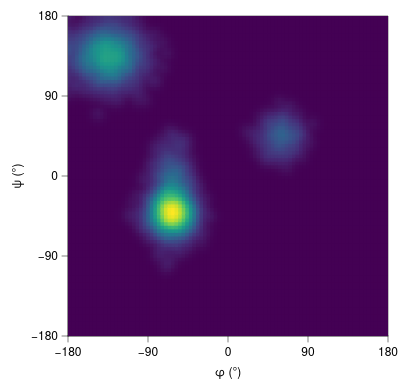

Specify this chart in Vega-Lite:
### Vega-Lite specification from a JSON file in a GitHub repository (floating-point values rounded to 4 significant figures; data arrays with more than 128 entries replaced by an {"elided": "..."} marker saying what was removed)
{"background": null, "config": {"arc": {"fill": "#DBDBDB", "fillOpacity": 1.0, "innerRadius": 40.0, "padAngle": 0.03, "stroke": "black", "strokeOpacity": 1, "strokeWidth": 0.25}, "area": {"fill": "#DBDBDB", "fillOpacity": 1.0, "stroke": "black", "strokeOpacity": 1, "strokeWidth": 0.25}, "axis": {"domain": true, "domainCap": "round", "domainColor": "black", "domainWidth": 0.25, "grid": false, "gridCap": "round", "gridColor": "#F1F1F1", "gridDash": [0, 0], "gridOpacity": 1.0, "gridWidth": 0.25, "labelColor": "black", "labelFont": "Helvetica Neue, HelveticaNeue, Helvetica, Arial, sans-serif", "labelFontSize": 6, "labelFontStyle": "normal", "labelFontWeight": 400, "offset": 0, "ticks": true, "tickCap": "round", "tickColor": "black", "tickRound": false, "tickSize": 3, "tickWidth": 0.25, "titleColor": "black", "titleFont": "Helvetica Neue, HelveticaNeue, Helvetica, Arial, sans-serif", "titleFontSize": 6, "titleFontStyle": "normal", "titleFontWeight": 400}, "axisX": {"domain": true, "labelAlign": "center", "labelAngle": 0, "labels": true, "ticks": true, "translate": 0}, "axisY": {"domain": true, "labelAlign": "right", "labelAngle": 0, "labels": true, "ticks": true, "translate": 0}, "axisRight": {"domain": true, "labelAlign": "left", "labelAngle": 0, "labels": true, "ticks": true, "translate": 0}, "axisTop": {"domain": true, "labelAlign": "center", "labelAngle": 0, "labels": true, "ticks": true, "translate": 0}, "axisBand": {"tickOffset": 0}, "bar": {"fill": "#DBDBDB", "fillOpacity": 1.0, "stroke": "black", "strokeOpacity": 1, "strokeWidth": 0.25}, "boxplot": {"size": 14.4, "ticks": {"cornerRadius": 0.25, "fill": "black", "opacity": 1, "size": 7.2, "thickness": 0.25}, "box": {"fillOpacity": 1.0, "stroke": "black", "strokeOpacity": 1, "strokeWidth": 0.25}, "median": {"cornerRadius": 0, "fill": "black", "fillOpacity": 1.0, "opacity": 1, "size": 14.4, "thickness": 0.25}, "rule": {"fill": "black", "fillOpacity": 1.0, "size": 16.0, "stroke": "black", "strokeDash": [0, 0], "strokeOpacity": 1, "strokeWidth": 0.25}, "outliers": {"color": "black", "fill": "black", "fillOpacity": 1.0, "size": 0, "stroke": "black", "strokeOpacity": 1, "strokeWidth": 0.25}}, "circle": {"fill": "black", "fillOpacity": 1.0, "size": 2.0, "stroke": null, "strokeOpacity": 1, "strokeWidth": 0.25}, "errorband": {"band": {"fillOpacity": 0.6, "stroke": null, "strokeWidth": 0.25, "strokeOpacity": 1}, "borders": {"opacity": 0, "strokeOpacity": 1, "strokeWidth": 0.25}}, "errorbar": {"opacity": 1, "rule": {"strokeDash": [0, 0], "strokeWidth": 0.25}, "ticks": {"color": "black", "cornerRadius": 0.125, "opacity": 1, "size": 9.6, "thickness": 0.25}, "thickness": 0.25}, "font": "Helvetica Neue, HelveticaNeue, Helvetica, Arial, sans-serif", "geoshape": {"fill": "#DBDBDB", "fillOpacity": 1.0, "stroke": "black", "strokeOpacity": 1, "strokeWidth": 0.25}, "header": {"labelColor": "black", "labelFont": "Helvetica Neue, HelveticaNeue, Helvetica, Arial, sans-serif", "labelFontSize": 6, "labelFontStyle": "normal", "labelFontWeight": 400, "titleColor": "black", "titleFont": "Helvetica Neue, HelveticaNeue, Helvetica, Arial, sans-serif", "titleFontSize": 6, "titleFontStyle": "normal", "titleFontWeight": 400, "titlePadding": 0}, "legend": {"disable": false, "offset": 4.5, "titlePadding": 4, "labelOffset": 2, "gradientLabelOffset": 2, "columnPadding": 4, "rowPadding": 2, "gradientLength": 80.0, "gradientThickness": 8.0, "gradientOpacity": 1.0, "gradientStrokeColor": "black", "gradientStrokeWidth": 0.25, "labelColor": "black", "labelFont": "Helvetica Neue, HelveticaNeue, Helvetica, Arial, sans-serif", "labelFontSize": 6, "labelFontStyle": "normal", "labelFontWeight": 400, "strokeColor": "black", "strokeWidth": 0, "symbolSize": 36, "symbolStrokeColor": "black", "symbolStrokeWidth": 0.25, "titleColor": "black", "titleFont": "Helvetica Neue, HelveticaNeue, Helvetica, Arial, sans-serif", "titleFontSize": 6, "titleFontStyle": "normal", "titleFontWeight": 400}, "line": {"color": "black", "stroke": "black", "strokeCap": "butt", "strokeDash": [0, 0], "strokeOpacity": 1, "strokeWidth": 0.5}, "point": {"filled": true, "fill": "#DBDBDB", "fillOpacity": 1.0, "size": 8.0, "stroke": "black", "strokeOpacity": 1, "strokeWidth": 0.25}, "range": {"category": ["#B2B2B2", "#4A7CD3", "#008542", "#664CAF", "#509F98", "#636363", "#284F93", "#005226", "#382864", "#285753"], "diverging": {"scheme": ["#443E60", "#5F597E", "#7C759B", "#9994B6", "#B7B4CC", "#D6D5DC", "#F6F6F6", "#D1DAD9", "#A4C2BF", "#7AA9A4", "#578E89", "#37736E", "#1B5954"]}, "heatmap": {"scheme": ["#440154", "#472270", "#433E82", "#38598C", "#2C728E", "#238A8D", "#24A086", "#39B578", "#5DC862", "#96D646", "#CAE02D", "#FDE724"]}, "ordinal": {"scheme": ["#F1F1F1", "#DBDBDB", "#C6C6C6", "#B2B2B2", "#9D9D9D", "#898989", "#767676", "#636363", "#515151", "#404040", "#2F2F2F", "#1F1F1F"]}, "ramp": {"scheme": ["#440154", "#472270", "#433E82", "#38598C", "#2C728E", "#238A8D", "#24A086", "#39B578", "#5DC862", "#96D646", "#CAE02D", "#FDE724"]}}, "rule": {"color": "black", "stroke": "black", "strokeCap": "round", "strokeDash": [2, 2], "strokeOpacity": 1, "strokeWidth": 0.25}, "scale": {"barBandPaddingInner": 0.1, "rectBandPaddingInner": 0, "tickBandPaddingInner": 0.1, "bandPaddingOuter": 0.1, "bandWithNestedOffsetPaddingInner": 0.2, "bandWithNestedOffsetPaddingOuter": 0.2, "offsetBandPaddingInner": 0, "offsetBandPaddingOuter": 0, "round": false}, "rect": {"fill": "#DBDBDB", "fillOpacity": 1.0, "stroke": "black", "strokeOpacity": 1, "strokeWidth": 0.25}, "square": {"fill": "#DBDBDB", "fillOpacity": 1.0, "size": 16.0, "stroke": "black", "strokeOpacity": 1, "strokeWidth": 0.25}, "text": {"color": "black", "font": "Helvetica Neue, HelveticaNeue, Helvetica, Arial, sans-serif", "fontSize": 6, "fontStyle": "normal", "fontWeight": 400}, "tick": {"color": "black", "cornerRadius": 0.125, "opacity": 1.0, "size": 14.4, "thickness": 0.25}, "title": {"anchor": "middle", "frame": "group", "color": "black", "font": "Helvetica Neue, HelveticaNeue, Helvetica, Arial, sans-serif", "fontSize": 6, "fontStyle": "normal", "fontWeight": 400, "subtitleColor": "black", "subtitleFont": "Helvetica Neue, HelveticaNeue, Helvetica, Arial, sans-serif", "subtitleFontSize": 6, "subtitleFontStyle": "normal", "subtitleFontWeight": 400}, "trail": {"color": "black", "opacity": 1, "size": 0.5}, "view": {"continuousWidth": 160, "continuousHeight": 160, "discreteWidth": 160, "discreteHeight": 160, "fill": null, "stroke": "black", "strokeWidth": 0.25}}, "data": {"name": "data-77485fc8a4af4da665c5696b380fdae8"}, "mark": {"type": "rect", "clip": true, "stroke": null}, "encoding": {"color": {"field": "density", "legend": null, "title": null, "type": "quantitative"}, "x": {"axis": {"values": [-180, -90, 0, 90, 180]}, "field": "phi0", "scale": {"domain": [-180, 180], "nice": false}, "title": "φ (°)", "type": "quantitative"}, "x2": {"field": "phi1"}, "y": {"axis": {"values": [-180, -90, 0, 90, 180]}, "field": "psi0", "scale": {"domain": [-180, 180], "nice": false}, "title": "ψ (°)", "type": "quantitative"}, "y2": {"field": "psi1"}}, "$schema": "https://vega.github.io/schema/vega-lite/v6.4.1.json", "datasets": {"data-77485fc8a4af4da665c5696b380fdae8": {"elided": "8100 records"}}}
